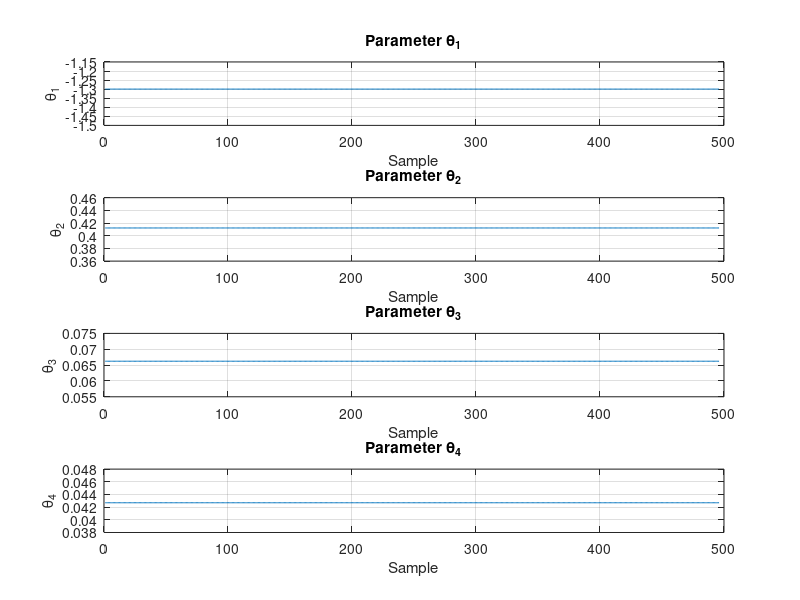
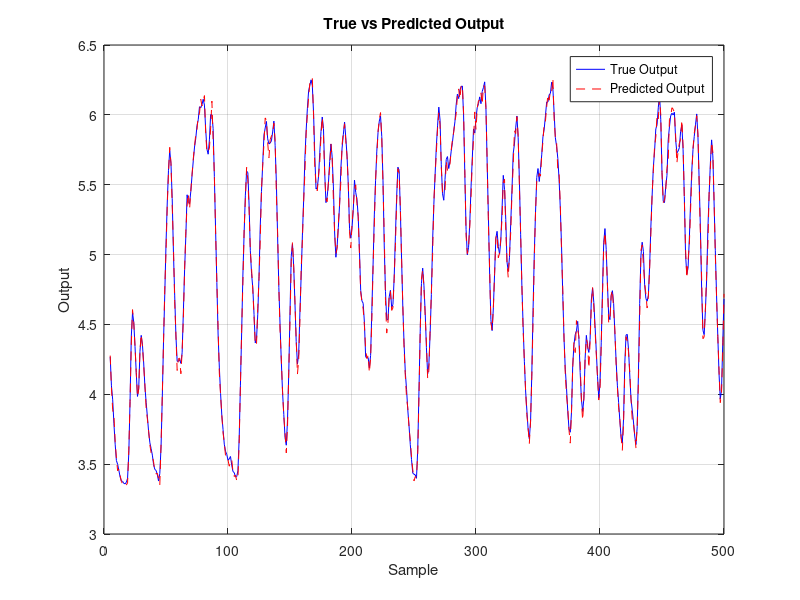

These figures' MATLAB source, in order:
clc; clear; clear all;

% Wczytanie danych z pliku dryer.dat
data = load('Dane/dryer.dat');
Tp = 0.08;
time = (0:size(data, 1)-1) * Tp;

% Załadowanie do zmiennych:
input_data = data(:,1);    % Moc grzałki wyrażona w [W]
output_data = data(:,2);   % Temperatura wyrażona w [C]

% Podział danych na zestawy treningowe i testowe (50/50)
split_idx = floor(length(input_data) / 2);
input_train = input_data(1:split_idx);
output_train = output_data(1:split_idx);
input_test = input_data(split_idx+1:end);
output_test = output_data(split_idx+1:end);

% Parametry
N_train = length(input_train); % liczba próbek w zestawie treningowym
na = 2; % rząd modelu ARX dla wyjścia
nb = 2; % rząd modelu ARX dla wejścia
nk = 3; % opóźnienie (number of samples)

% Inicjalizacja zmiennych
phi = zeros(N_train - max(na, nb+nk) + 1, na + nb); % macierz regresji
y_train = output_train(max(na, nb+nk):N_train); % wyjściowe dane treningowe

% Wypełnianie macierzy regresji phi
for n = max(na, nb+nk):N_train
    phi_row = [-output_train(n-1:-1:n-na)', input_train(n-nk:-1:n-nk-nb+1)'];
    phi(n - max(na, nb+nk) + 1, :) = phi_row;
end

% Metoda LS dla wstępnych estymat parametrów
theta_LS = (phi' * phi) \ (phi' * y_train);

% Generacja zmiennych instrumentalnych
x = zeros(N_train, 1);
for n = max(na, nb+nk):N_train
    if n > max(na, nb+nk)
        x(n) = [-x(n-1:-1:n-na)', input_train(n-nk:-1:n-nk-nb+1)'] * theta_LS;
    end
end

% Wypełnianie macierzy zmiennych instrumentalnych Z
Z = zeros(N_train - max(na, nb+nk) + 1, na + nb);
for n = max(na, nb+nk):N_train
    Z_row = [-x(n-1:-1:n-na)', input_train(n-nk:-1:n-nk-nb+1)'];
    Z(n - max(na, nb+nk) + 1, :) = Z_row;
end

% Estymacja parametrów metodą IV
theta_IV = (Z' * phi) \ (Z' * y_train);

% Predykcja na zbiorze testowym
N_test = length(input_test);
y_pred = zeros(N_test - max(na, nb+nk) + 1, 1);
phi_test = zeros(N_test - max(na, nb+nk) + 1, na + nb);

for n = max(na, nb+nk):N_test
    phi_row_test = [-output_test(n-1:-1:n-na)', input_test(n-nk:-1:n-nk-nb+1)'];
    phi_test(n - max(na, nb+nk) + 1, :) = phi_row_test;
    y_pred(n - max(na, nb+nk) + 1) = phi_row_test * theta_IV;
end

% Obliczanie Jfit
y_true = output_test(max(na, nb+nk):N_test);
Jfit = 100 * (1 - sum((y_true - y_pred).^2) / sum((y_true - mean(y_true)).^2));

% Tworzenie wykresów estymat parametrów
figure;
for i = 1:na + nb
    subplot(na + nb, 1, i);
    plot(theta_IV(i) * ones(length(y_pred), 1));
    title(['Parameter \theta_', num2str(i)]);
    xlabel('Sample');
    ylabel(['\theta_', num2str(i)]);
    grid on;
end

% Tworzenie wykresu rzeczywistych i predykowanych wartości wyjściowych
figure;
plot(max(na, nb+nk):N_test, y_true, 'b', max(na, nb+nk):N_test, y_pred, 'r--');
title('True vs Predicted Output');
xlabel('Sample');
ylabel('Output');
legend('True Output', 'Predicted Output');
grid on;

% Wyświetlanie końcowych estymat parametrów i Jfit
disp('Estimated parameters:');
disp(theta_IV);

disp(['Jfit: ', num2str(Jfit)]);

% Obliczanie transmitancji końcowej
A = [1; theta_IV(1:na)];
B = [zeros(nk, 1); theta_IV(na+1:end)];

sys = tf(B', A', Tp);
disp('Final transfer function (tf object):');
disp(sys);

% Wyświetlanie czytelnej ułamkowej formy transmitancji
[num, den] = tfdata(sys, 'v');
disp('Final transfer function (fractional form):');
trans_func_str = ['(' num2str(num) ') / (' num2str(den) ')'];
disp(trans_func_str);
